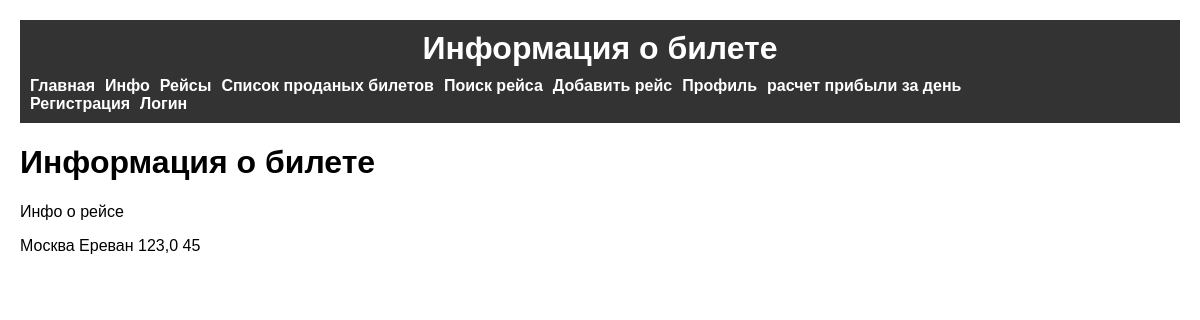
/flight/1/, run on the app's committed database.
### tickets/models.py (models this page shows, shortened)
class Flyes(models.Model):
    arrival = models.CharField(max_length=255)
    departure = models.CharField(max_length=255)
    departure_date = models.DateTimeField()
    arrival_date = models.DateTimeField()
    price = models.FloatField()
    quantity = models.IntegerField()
    class Meta:
        verbose_name = "Таблица рейсов"
        verbose_name_plural = "Таблица рейсов"
        ordering = ['arrival']

### tickets/views.py (the view)
# urls.py: path('flight/<int:flightid>/', FlightView.as_view(), name='flight'),
class FlightView(DetailView):
    model = Flyes
    template_name = "tickets/flight.html"
    context_object_name = "flight"
    pk_url_kwarg = "flightid"
    def get_context_data(self, *, objectlist=None, **kwargs):
        context = super().get_context_data(**kwargs)
        context['title'] = "Информация о билете"
        return context

### tickets/templatetags/tickets_tags.py (called while the page is built)
@register.simple_tag()
def get_menu():
    menu = [{"title": "Главная", "url_name": "home"},
            {"title": "Инфо", "url_name": "info"},
            {"title": "Рейсы", "url_name": "allFlyes"},
            {"title": "Список проданых билетов", "url_name": "soldTickets"},
            {"title": "Поиск рейса", "url_name": "flyght_search"},
            {"title": "Добавить рейс", "url_name": "add_flyght"},
            {"title": "Профиль", "url_name": "profile"},
            {"title": "расчет прибыли за день", "url_name": "day_profit"}
            ]
    return menu

### tickets/templates/tickets/flight.html
{% extends 'tickets/base.html' %}
{% block content %}
<h1>{{ title }}</h1>
<p>Инфо о рейсе</p>
<p>{{ flight.arrival }} {{ flight.departure }} {{ flight.price }} {{ flight.quantity }}</p>
{% endblock %}

### tickets/static/tickets/css/styles.css (style rules this page uses)
body { font-family: Arial, sans-serif; margin: 0; padding: 0; border: 10px; }

### data on the page
Flyes: arrival "Москва", departure "Ереван", price "123,0", quantity "45"

### other printed values
{{ title }} "Информация о билете"
{{ m.title }} "Главная" "Инфо" "Рейсы" "Список проданых билетов" "Поиск рейса" "Добавить рейс" "Профиль" "расчет прибыли за день"
